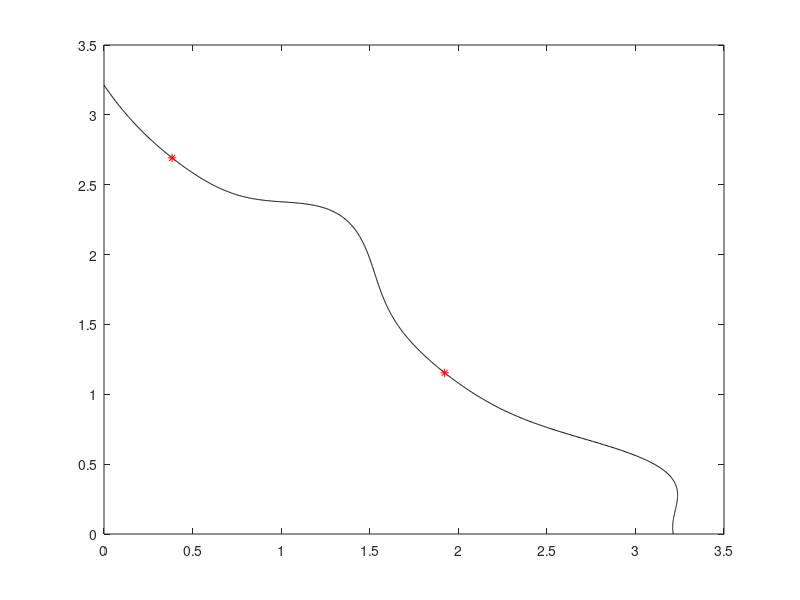

Reproduce this figure in MATLAB. (Note: this script raises an error after producing the figure.)
P =1;
M = 2; %% objs
%%%%%%%%%%%%%%%%%%%%%%%%%%%%%%%%%%%%%%%%%%%%%%%%%%%%%%%%%%
x=[0:0.001:1];
A=4;
B=1;
S=2;
m1 = 1 + exp(cos(A.*power(x, B).*pi+pi./2))./(power(2, S).* A);
m=3.^(m1);
f1=m.*(x);
f2=m.*(1-x);
plot(f1,f2,'k');
hold on
% %%%%%%%%%%%%%%%%%%%%%%%%%%%%%%%%%%%%%%%%%%%%%%%%%%%%%%%%%%
%% parameters in knee function;
%%%%%%%%%%%%%%%%%%%%%%%%%%%%%%%%%%%%%%%%%%%%%%%%%%%%%%%%%%%%%%%%%%%%%%%%%%%
%% find the index of the minima  
[~,N] = size(x); %% the size of x
index = round(N/2); %% there are two minima of the knee function. 
[mm,mxid] = min(m1(1,1:index));
[mm2,mxid2] = min(m1(1,index:N));
%% corresponding x 
xknee = [];
minx = x(mxid);
minx2 = x(mxid2+index-1);
xknee =[xknee;minx;minx2];
fxknee = repmat(xknee',M-1,1); %% the xknee set.
%%%%%%%%%%%%%%%%%%%%%%%%%%%%%%%%%%%%%%%%%%%%%%%%%%%%%%%%%%%%%%%%%%%%%%%%%%%
%% parameters in knee function;
m1 = 1 + exp(cos(A.*power(x, B).*pi+pi./2))./(power(2, S).* A);
%%%%%%%%%%%%%%%%%%%%%%%%%%%%%%%%%%%%%%%%%%%%%%%%%%%%%%%%%%%%%%%%%%%%%%%%%%%
%% find the index of the minima  
[~,N] = size(x); %% the size of x
index = round(N/2); %% there are two minima of the knee function. 
[mm,mxid] = min(m1(1,1:index));
[mm2,mxid2] = min(m1(1,index:N));
%% corresponding x 
xknee = [];
minx = x(mxid);
minx2 = x(mxid2+index-1);
xknee =[xknee;minx;minx2];
fxknee = repmat(xknee',M-1,1); %% the xknee set.
%%%%%%%%%%%%%%%%%%%%%%%%%%%%%%%%%%%%%%%%%%%%%%%%%%%%%%%%%%%%%%%%%%%%%%%%%%%
%% do combinations among the fxknee. [1 2;4 5;7 8;10 11;13 14....] 
%% if there are 1 interval, then there are in the same line
com = zeros(M-1,2); %% 2 --> two minima
for i=1:M-1
   com(i,1) = 3*i-2;
   com(i,2) = 3*i-1;
end
com2 = reshape(com,[1,2*(M-1)]);
com3 = combnk(com2,M-1);
fcom = [];
[nr,nc] = size(com3);
for i=1:nr
    com4 = combnk(com3(i,:),2);
    [row,col] = size(com4);
    com5 = com4(:,2)-com4(:,1);
    if ~any((com5+1)==0) & ~any((com5-1)==0)
        fcom = [fcom;com3(i,:)];
    end
end
fcom = sort(fcom,2); %% sort array and save the position of the xknee.
[nrf,ncf] = size(fcom);
oxknee = xknee';
vark = []; %% save the true x knee point
ffcom = mod(fcom,3);
for i=1:nrf
    for j =1: ncf
        if ffcom(i,j) == 1
            tmp =  oxknee(1,1);
            vark(i,j) = tmp;
        end
        if  ffcom(i,j) == 2
            tmp =  oxknee(1,2);
            vark(i,j) = tmp;
        end
    end
end
mk = zeros(nrf,M-1);
mknee = zeros(nrf,1);
for i=1:M-1
    mk(:,i)  =  1 + exp(cos(A.*power(vark(:,i), B).*pi+pi./2))./(power(2, S).* A);
end
Tr = mk'; %% transposition
if M>2
   mknee = prod(Tr(:,1:nrf))./(M-1); %% multiplicative
end
if M==2
   mknee = Tr(:,1:nrf)./(M-1); %% multiplicative
end
mknee = 3.^(mknee'); %% transposition
%% construct the shape functions:           
PopObj = ones(nrf,M);     
for i=1:M
    PopObj(:,i) = PopObj(:,i).*mknee;  
 end
 for i=1:M
               for j=1:M-i
                  PopObj(:,i) =  PopObj(:,i).*power(vark(:,j), P);
               end
               if i~=1
                   aux = M - i +1;
                   PopObj(:,i)= PopObj(:,i).*(1 - power(vark(:,aux), P));
               end
end
%%%%%%%%%%%%%%%%%%%%%%%%%%%%%%%%%%%%%%%%%%%%%%%%%%%%%%%%%%
plot(PopObj(:,1),PopObj(:,2),'r*');
% plot3(PopObj(:,1),PopObj(:,2),PopObj(:,3),'r*');
hold on
%%%%%%%%%%%%%%%%%%%%%%%%%%%%%%%%%%%%%%%%%%%%%%%%%%%%%%%%%%%
saveKnee('PMOP7-',PopObj,M);
% view(124,21)
